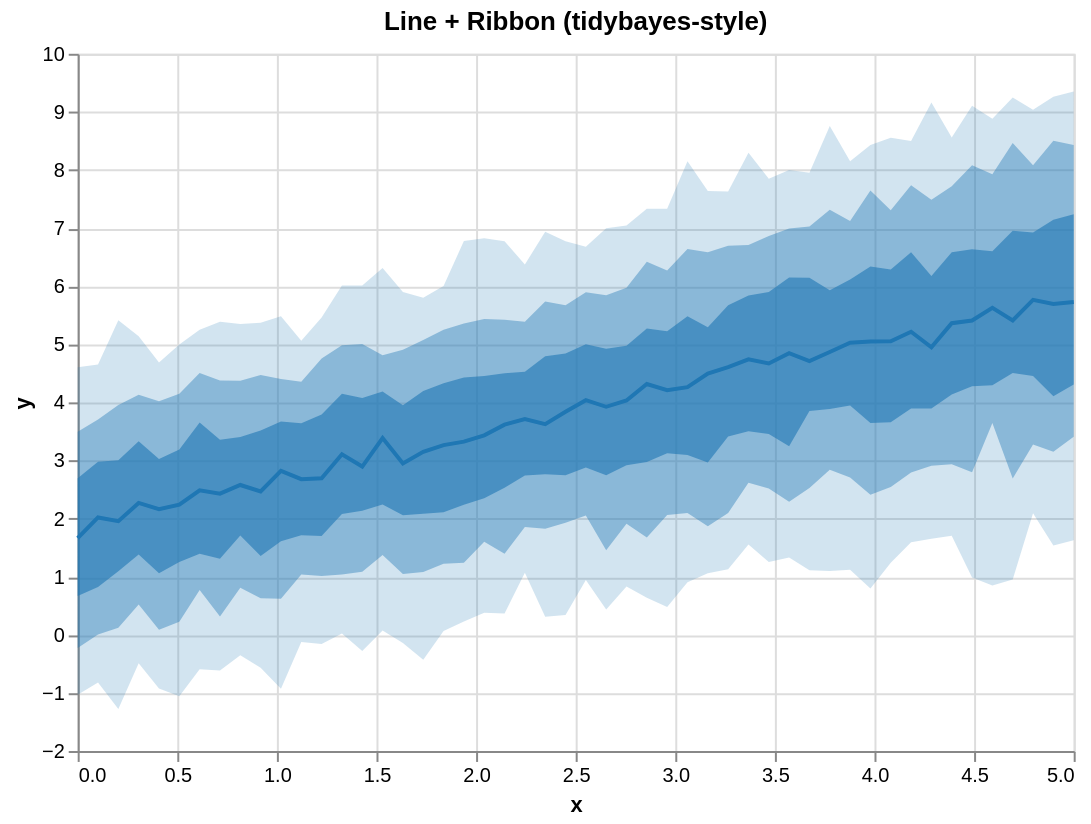

Write a Vega-Lite specification for this figure.
### Vega-Lite specification from a JSON file in a GitHub repository (floating-point values rounded to 4 significant figures)
{"$schema": "https://vega.github.io/schema/vega-lite/v5.json", "height": 350, "layer": [{"encoding": {"x": {"field": "x", "type": "quantitative"}, "y2": {"field": "hi_0_95_"}, "y": {"field": "lo_0_95_", "title": "y", "type": "quantitative"}}, "mark": {"line": false, "fill": "#1f77b4", "type": "area", "opacity": 0.2}}, {"encoding": {"x": {"field": "x", "type": "quantitative"}, "y2": {"field": "hi_0_8_"}, "y": {"field": "lo_0_8_", "title": "y", "type": "quantitative"}}, "mark": {"line": false, "fill": "#1f77b4", "type": "area", "opacity": 0.4}}, {"encoding": {"x": {"field": "x", "type": "quantitative"}, "y2": {"field": "hi_0_5_"}, "y": {"field": "lo_0_5_", "title": "y", "type": "quantitative"}}, "mark": {"line": false, "fill": "#1f77b4", "type": "area", "opacity": 0.6}}, {"encoding": {"x": {"field": "x", "type": "quantitative"}, "y": {"field": "__median__", "type": "quantitative"}}, "mark": {"color": "#1f77b4", "strokeWidth": 2, "type": "line"}}], "data": {"values": [{"lo_0_8_": -0.226, "lo_0_95_": -1.034, "hi_0_8_": 3.496, "x": 0.0, "__median__": 1.665, "hi_0_5_": 2.695, "hi_0_95_": 4.606, "lo_0_5_": 0.6694}, {"lo_0_8_": 0.005483, "lo_0_95_": -0.8234, "hi_0_8_": 3.703, "x": 0.102, "__median__": 2.02, "hi_0_5_": 2.976, "hi_0_95_": 4.654, "lo_0_5_": 0.8221}, {"lo_0_8_": 0.119, "lo_0_95_": -1.28, "hi_0_8_": 3.957, "x": 0.2041, "__median__": 1.956, "hi_0_5_": 3.006, "hi_0_95_": 5.415, "lo_0_5_": 1.095}, {"lo_0_8_": 0.5225, "lo_0_95_": -0.4898, "hi_0_8_": 4.13, "x": 0.3061, "__median__": 2.269, "hi_0_5_": 3.331, "hi_0_95_": 5.139, "lo_0_5_": 1.382}, {"lo_0_8_": 0.08467, "lo_0_95_": -0.9245, "hi_0_8_": 4.018, "x": 0.4082, "__median__": 2.162, "hi_0_5_": 3.026, "hi_0_95_": 4.688, "lo_0_5_": 1.06}, {"lo_0_8_": 0.2255, "lo_0_95_": -1.059, "hi_0_8_": 4.149, "x": 0.5102, "__median__": 2.24, "hi_0_5_": 3.187, "hi_0_95_": 4.998, "lo_0_5_": 1.254}, {"lo_0_8_": 0.7703, "lo_0_95_": -0.5931, "hi_0_8_": 4.506, "x": 0.6122, "__median__": 2.486, "hi_0_5_": 3.656, "hi_0_95_": 5.251, "lo_0_5_": 1.394}, {"lo_0_8_": 0.3164, "lo_0_95_": -0.6155, "hi_0_8_": 4.376, "x": 0.7143, "__median__": 2.429, "hi_0_5_": 3.356, "hi_0_95_": 5.386, "lo_0_5_": 1.309}, {"lo_0_8_": 0.8108, "lo_0_95_": -0.3507, "hi_0_8_": 4.373, "x": 0.8163, "__median__": 2.578, "hi_0_5_": 3.402, "hi_0_95_": 5.348, "lo_0_5_": 1.71}, {"lo_0_8_": 0.6303, "lo_0_95_": -0.5674, "hi_0_8_": 4.471, "x": 0.9184, "__median__": 2.467, "hi_0_5_": 3.518, "hi_0_95_": 5.373, "lo_0_5_": 1.355}, {"lo_0_8_": 0.6215, "lo_0_95_": -0.9297, "hi_0_8_": 4.404, "x": 1.02, "__median__": 2.82, "hi_0_5_": 3.67, "hi_0_95_": 5.484, "lo_0_5_": 1.61}, {"lo_0_8_": 1.037, "lo_0_95_": -0.1234, "hi_0_8_": 4.354, "x": 1.122, "__median__": 2.678, "hi_0_5_": 3.639, "hi_0_95_": 5.062, "lo_0_5_": 1.715}, {"lo_0_8_": 1.01, "lo_0_95_": -0.1586, "hi_0_8_": 4.757, "x": 1.224, "__median__": 2.695, "hi_0_5_": 3.791, "hi_0_95_": 5.462, "lo_0_5_": 1.7}, {"lo_0_8_": 1.039, "lo_0_95_": 0.0236, "hi_0_8_": 4.985, "x": 1.327, "__median__": 3.107, "hi_0_5_": 4.147, "hi_0_95_": 6.013, "lo_0_5_": 2.079}, {"lo_0_8_": 1.084, "lo_0_95_": -0.2801, "hi_0_8_": 5.006, "x": 1.429, "__median__": 2.896, "hi_0_5_": 4.075, "hi_0_95_": 6.012, "lo_0_5_": 2.135}, {"lo_0_8_": 1.371, "lo_0_95_": 0.07168, "hi_0_8_": 4.811, "x": 1.531, "__median__": 3.386, "hi_0_5_": 4.186, "hi_0_95_": 6.312, "lo_0_5_": 2.242}, {"lo_0_8_": 1.045, "lo_0_95_": -0.1435, "hi_0_8_": 4.904, "x": 1.633, "__median__": 2.949, "hi_0_5_": 3.952, "hi_0_95_": 5.899, "lo_0_5_": 2.056}, {"lo_0_8_": 1.083, "lo_0_95_": -0.4298, "hi_0_8_": 5.073, "x": 1.735, "__median__": 3.148, "hi_0_5_": 4.197, "hi_0_95_": 5.803, "lo_0_5_": 2.085}, {"lo_0_8_": 1.224, "lo_0_95_": 0.06686, "hi_0_8_": 5.25, "x": 1.837, "__median__": 3.265, "hi_0_5_": 4.33, "hi_0_95_": 6.003, "lo_0_5_": 2.111}, {"lo_0_8_": 1.238, "lo_0_95_": 0.2287, "hi_0_8_": 5.356, "x": 1.939, "__median__": 3.324, "hi_0_5_": 4.43, "hi_0_95_": 6.779, "lo_0_5_": 2.24}, {"lo_0_8_": 1.599, "lo_0_95_": 0.3775, "hi_0_8_": 5.434, "x": 2.041, "__median__": 3.432, "hi_0_5_": 4.453, "hi_0_95_": 6.825, "lo_0_5_": 2.351}, {"lo_0_8_": 1.393, "lo_0_95_": 0.3649, "hi_0_8_": 5.421, "x": 2.143, "__median__": 3.616, "hi_0_5_": 4.502, "hi_0_95_": 6.774, "lo_0_5_": 2.533}, {"lo_0_8_": 1.854, "lo_0_95_": 1.069, "hi_0_8_": 5.386, "x": 2.245, "__median__": 3.713, "hi_0_5_": 4.528, "hi_0_95_": 6.375, "lo_0_5_": 2.742}, {"lo_0_8_": 1.827, "lo_0_95_": 0.3104, "hi_0_8_": 5.737, "x": 2.347, "__median__": 3.626, "hi_0_5_": 4.792, "hi_0_95_": 6.937, "lo_0_5_": 2.764}, {"lo_0_8_": 1.93, "lo_0_95_": 0.3413, "hi_0_8_": 5.672, "x": 2.449, "__median__": 3.839, "hi_0_5_": 4.843, "hi_0_95_": 6.772, "lo_0_5_": 2.745}, {"lo_0_8_": 2.055, "lo_0_95_": 0.9411, "hi_0_8_": 5.895, "x": 2.551, "__median__": 4.037, "hi_0_5_": 4.999, "hi_0_95_": 6.679, "lo_0_5_": 2.881}, {"lo_0_8_": 1.455, "lo_0_95_": 0.4358, "hi_0_8_": 5.845, "x": 2.653, "__median__": 3.924, "hi_0_5_": 4.924, "hi_0_95_": 6.997, "lo_0_5_": 2.747}, {"lo_0_8_": 1.909, "lo_0_95_": 0.8295, "hi_0_8_": 5.971, "x": 2.755, "__median__": 4.032, "hi_0_5_": 4.975, "hi_0_95_": 7.044, "lo_0_5_": 2.918}, {"lo_0_8_": 1.675, "lo_0_95_": 0.6378, "hi_0_8_": 6.42, "x": 2.857, "__median__": 4.316, "hi_0_5_": 5.27, "hi_0_95_": 7.334, "lo_0_5_": 2.973}, {"lo_0_8_": 2.063, "lo_0_95_": 0.4778, "hi_0_8_": 6.27, "x": 2.959, "__median__": 4.21, "hi_0_5_": 5.222, "hi_0_95_": 7.332, "lo_0_5_": 3.125}, {"lo_0_8_": 2.098, "lo_0_95_": 0.9044, "hi_0_8_": 6.638, "x": 3.061, "__median__": 4.261, "hi_0_5_": 5.485, "hi_0_95_": 8.152, "lo_0_5_": 3.094}, {"lo_0_8_": 1.867, "lo_0_95_": 1.06, "hi_0_8_": 6.586, "x": 3.163, "__median__": 4.497, "hi_0_5_": 5.294, "hi_0_95_": 7.64, "lo_0_5_": 2.964}, {"lo_0_8_": 2.096, "lo_0_95_": 1.13, "hi_0_8_": 6.695, "x": 3.265, "__median__": 4.606, "hi_0_5_": 5.674, "hi_0_95_": 7.628, "lo_0_5_": 3.412}, {"lo_0_8_": 2.616, "lo_0_95_": 1.553, "hi_0_8_": 6.71, "x": 3.367, "__median__": 4.742, "hi_0_5_": 5.84, "hi_0_95_": 8.297, "lo_0_5_": 3.505}, {"lo_0_8_": 2.519, "lo_0_95_": 1.255, "hi_0_8_": 6.864, "x": 3.469, "__median__": 4.669, "hi_0_5_": 5.901, "hi_0_95_": 7.847, "lo_0_5_": 3.455}, {"lo_0_8_": 2.288, "lo_0_95_": 1.331, "hi_0_8_": 6.992, "x": 3.571, "__median__": 4.848, "hi_0_5_": 6.148, "hi_0_95_": 8.0, "lo_0_5_": 3.243}, {"lo_0_8_": 2.525, "lo_0_95_": 1.11, "hi_0_8_": 7.025, "x": 3.673, "__median__": 4.71, "hi_0_5_": 6.144, "hi_0_95_": 7.95, "lo_0_5_": 3.851}, {"lo_0_8_": 2.84, "lo_0_95_": 1.099, "hi_0_8_": 7.315, "x": 3.776, "__median__": 4.867, "hi_0_5_": 5.929, "hi_0_95_": 8.757, "lo_0_5_": 3.886}, {"lo_0_8_": 2.707, "lo_0_95_": 1.121, "hi_0_8_": 7.123, "x": 3.878, "__median__": 5.027, "hi_0_5_": 6.116, "hi_0_95_": 8.15, "lo_0_5_": 3.948}, {"lo_0_8_": 2.41, "lo_0_95_": 0.7963, "hi_0_8_": 7.646, "x": 3.98, "__median__": 5.048, "hi_0_5_": 6.339, "hi_0_95_": 8.431, "lo_0_5_": 3.645}, {"lo_0_8_": 2.543, "lo_0_95_": 1.24, "hi_0_8_": 7.305, "x": 4.082, "__median__": 5.053, "hi_0_5_": 6.288, "hi_0_95_": 8.556, "lo_0_5_": 3.657}, {"lo_0_8_": 2.794, "lo_0_95_": 1.591, "hi_0_8_": 7.737, "x": 4.184, "__median__": 5.216, "hi_0_5_": 6.583, "hi_0_95_": 8.497, "lo_0_5_": 3.896}, {"lo_0_8_": 2.91, "lo_0_95_": 1.652, "hi_0_8_": 7.486, "x": 4.286, "__median__": 4.948, "hi_0_5_": 6.177, "hi_0_95_": 9.162, "lo_0_5_": 3.896}, {"lo_0_8_": 2.934, "lo_0_95_": 1.703, "hi_0_8_": 7.722, "x": 4.388, "__median__": 5.362, "hi_0_5_": 6.584, "hi_0_95_": 8.561, "lo_0_5_": 4.137}, {"lo_0_8_": 2.799, "lo_0_95_": 0.9842, "hi_0_8_": 8.082, "x": 4.49, "__median__": 5.41, "hi_0_5_": 6.636, "hi_0_95_": 9.106, "lo_0_5_": 4.279}, {"lo_0_8_": 3.645, "lo_0_95_": 0.848, "hi_0_8_": 7.928, "x": 4.592, "__median__": 5.626, "hi_0_5_": 6.6, "hi_0_95_": 8.882, "lo_0_5_": 4.294}, {"lo_0_8_": 2.691, "lo_0_95_": 0.9534, "hi_0_8_": 8.466, "x": 4.694, "__median__": 5.412, "hi_0_5_": 6.954, "hi_0_95_": 9.25, "lo_0_5_": 4.508}, {"lo_0_8_": 3.277, "lo_0_95_": 2.092, "hi_0_8_": 8.081, "x": 4.796, "__median__": 5.764, "hi_0_5_": 6.924, "hi_0_95_": 9.038, "lo_0_5_": 4.455}, {"lo_0_8_": 3.151, "lo_0_95_": 1.536, "hi_0_8_": 8.504, "x": 4.898, "__median__": 5.692, "hi_0_5_": 7.145, "hi_0_95_": 9.259, "lo_0_5_": 4.107}, {"lo_0_8_": 3.41, "lo_0_95_": 1.625, "hi_0_8_": 8.429, "x": 5.0, "__median__": 5.727, "hi_0_5_": 7.237, "hi_0_95_": 9.35, "lo_0_5_": 4.307}]}, "title": "Line + Ribbon (tidybayes-style)", "width": 500}
